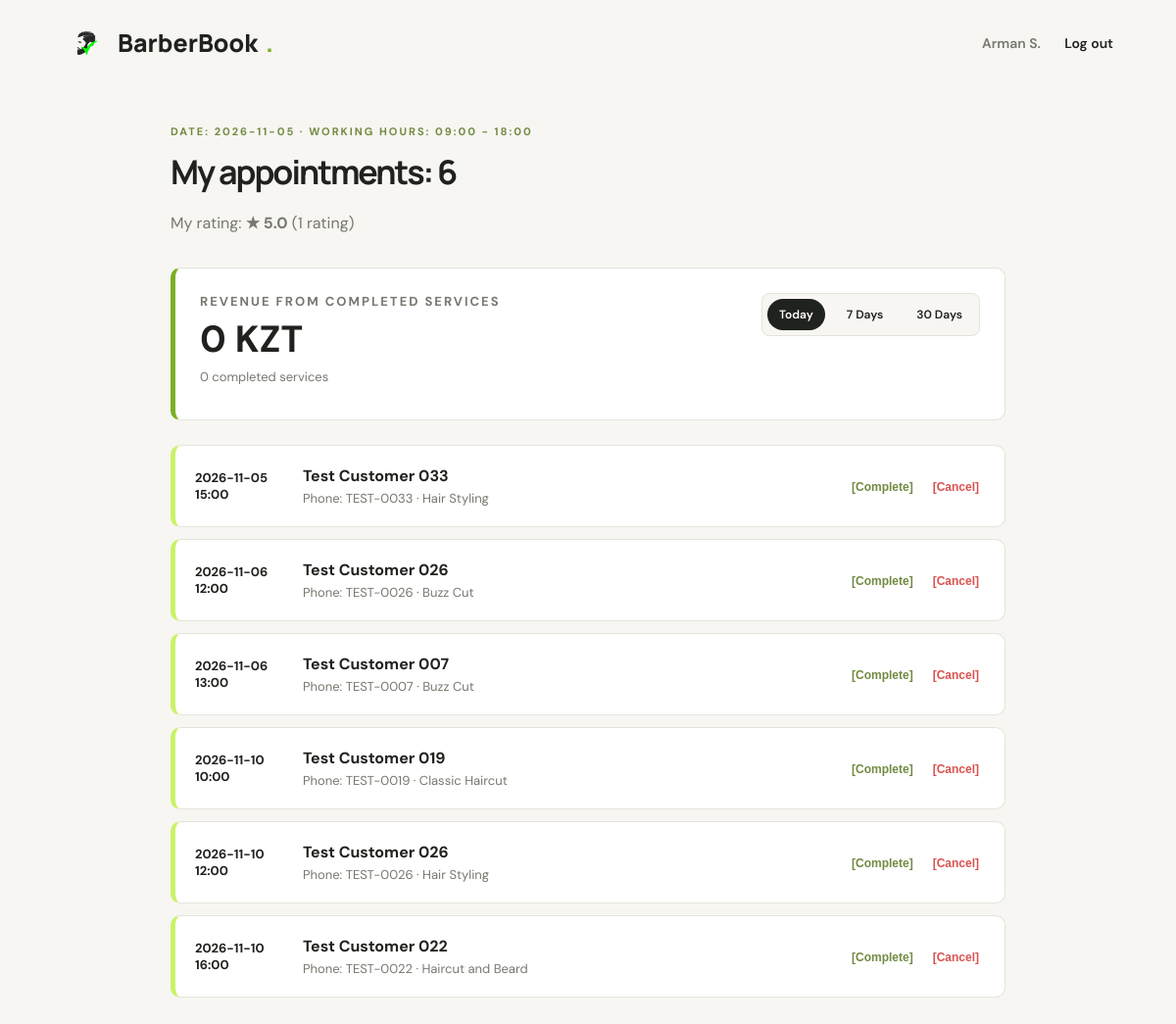
The app's page /barber (signed in) with its own data.
### tables this page shows
CREATE TABLE Barbers (
    barber_id INTEGER PRIMARY KEY AUTOINCREMENT,
    full_name TEXT NOT NULL,
    work_start TEXT NOT NULL,
    work_end TEXT NOT NULL, first_name TEXT, last_name TEXT, password_hash TEXT,
    CHECK (work_start < work_end)
);

CREATE TABLE Appointments (
    appointment_id INTEGER PRIMARY KEY AUTOINCREMENT,
    customer_id INTEGER NOT NULL,
    barber_id INTEGER NOT NULL,
    service_id INTEGER NOT NULL,
    appointment_date TEXT NOT NULL,
    appointment_time TEXT NOT NULL,
    status TEXT NOT NULL DEFAULT 'Booked'
        CHECK (status IN ('Booked', 'Completed', 'Cancelled')), break_group TEXT,

    FOREIGN KEY (customer_id)
        REFERENCES Customers(customer_id),
    FOREIGN KEY (barber_id)
        REFERENCES Barbers(barber_id),
    FOREIGN KEY (service_id)
        REFERENCES Services(service_id),

    UNIQUE (barber_id, appointment_date, appointment_time)
);

CREATE TABLE Customers (
    customer_id INTEGER PRIMARY KEY AUTOINCREMENT,
    full_name TEXT NOT NULL,
    phone TEXT NOT NULL UNIQUE
, first_name TEXT, last_name TEXT, password_hash TEXT);

CREATE TABLE Services (
    service_id INTEGER PRIMARY KEY AUTOINCREMENT,
    service_name TEXT NOT NULL UNIQUE,
    price REAL NOT NULL CHECK (price >= 0),
    duration_minutes INTEGER NOT NULL
        CHECK (duration_minutes > 0)
);

### app.py (the view)
@app.route("/barber")
@barber_required
def barber_dashboard():
    barber = current_barber()
    today_dt = datetime.now()
    today = today_dt.strftime("%Y-%m-%d")
    two_weeks_ago = (today_dt - timedelta(days=14)).strftime("%Y-%m-%d")
    time_filter = request.args.get("filter", "today")
    start_date = revenue_start(time_filter, today_dt)
    conn = get_db()
    try:
        revenue_row = conn.execute("""
            SELECT SUM(Services.price) AS total_revenue, COUNT(*) AS done_count
            FROM Appointments
            JOIN Services ON Appointments.service_id = Services.service_id
            WHERE Appointments.barber_id = ?
              AND Appointments.status = 'Completed'
              AND Appointments.appointment_date >= ?
              AND Appointments.appointment_date <= ?
        """, (barber["barber_id"], start_date, today)).fetchone()
        total_revenue = revenue_row["total_revenue"] or 0
        done_count = revenue_row["done_count"] or 0
        rating = conn.execute("""
            SELECT ROUND(AVG(rating), 1) AS avg_rating, COUNT(*) AS rating_count
            FROM BarberRatings WHERE barber_id = ?
        """, (barber["barber_id"],)).fetchone()
        appointments = conn.execute(f"""
            SELECT
                Appointments.appointment_id,
                Customers.full_name AS customer_name,
                {PHONE_FOR_DISPLAY} AS customer_phone,
                Services.service_name AS service_name,
                Appointments.appointment_date,
                Appointments.appointment_time,
                Appointments.status
            FROM Appointments
            JOIN Customers ON Appointments.customer_id = Customers.customer_id
            JOIN Services ON Appointments.service_id = Services.service_id
            WHERE Appointments.barber_id = ?
              AND Services.service_name != 'System Break'
              AND (Appointments.appointment_date >= ?
                   OR (Appointments.status = 'Booked'
                       AND Appointments.appointment_date >= ?))
            ORDER BY
                Appointments.appointment_date ASC,
                Appointments.appointment_time ASC
            LIMIT 50
        """, (barber["barber_id"], today, two_weeks_ago)).fetchall()
        time_off = get_time_off(conn, today, barber["barber_id"])
    finally:
        conn.close()
    return render_template(
        "barber.html",
        barber=barber,
        appointments=appointments,
        today=today,
        total_revenue=total_revenue,
        done_count=done_count,
        time_filter=time_filter,
        rating=rating,
        time_off=time_off
    )

### app.py (called while the page is built, shortened)
def get_db():
    if not DB_PATH.exists():
        raise FileNotFoundError(
            f"Database not found: {DB_PATH}"
        )
    conn = sqlite3.connect(DB_PATH, timeout=10)
    conn.row_factory = sqlite3.Row
    conn.execute("PRAGMA foreign_keys = ON")
    return conn

def current_barber():
    barber_id = session.get("barber_id")
    if not barber_id:
        return None
    conn = get_db()
    try:
        row = conn.execute(
            "SELECT * FROM Barbers WHERE barber_id = ?",
            (barber_id,)
        ).fetchone()
    finally:
        conn.close()
    if row is None:
        session.pop("barber_id", None)
    return row

def revenue_start(time_filter, now=None):
    now = now or datetime.now()
    if time_filter == "weekly":
        return (now - timedelta(days=7)).strftime("%Y-%m-%d")
    if time_filter == "monthly":
        return (now - timedelta(days=30)).strftime("%Y-%m-%d")
    return now.strftime("%Y-%m-%d")

@app.before_request
def auto_cleanup():
    global _last_cleanup
    if request.endpoint == 'static':
        return
    if time.time() - _last_cleanup < CLEANUP_EVERY_SECONDS:
        return

def barber_required(f):
    @wraps(f)
    def decorated_function(*args, **kwargs):
        if current_barber() is None:
            flash("Please log in as a barber to access this page.", "error")
            return redirect(url_for("welcome", tab="barber"))
        return f(*args, **kwargs)
    return decorated_function

### templates/barber.html (shortened to what this page needs)
<!DOCTYPE html>
<html lang="en">
<head>
    <link rel="stylesheet" href="{{ url_for('static', filename='style.css') }}">
</head>
<body>
    <header class="navbar">
        <a class="logo" href="/">
            <img src="{{ url_for('static', filename='barberbook_logo.png') }}" alt="BarberBook Logo" class="logo-img">
            BarberBook<span>.</span>
        </a>
        <div>
            <span class="nav-link" style="margin-right: 20px; color: var(--muted);">{{ barber.full_name }}</span>
            <a class="nav-link" href="{{ url_for('logout') }}">Log out</a>
        </div>
    </header>
    <main class="appointments-section" style="max-width: 900px; margin-top: 40px;">
        <div class="section-heading">
            <p class="eyebrow">DATE: {{ today }} · WORKING HOURS: {{ barber.work_start }} - {{ barber.work_end }}</p>
            <h2>My appointments: {{ appointments|length }}</h2>
            <p>
                {% if rating.rating_count %}
                    My rating: <strong>★ {{ rating.avg_rating }}</strong> ({{ rating.rating_count }} rating{{ '' if rating.rating_count == 1 else 's' }})
                {% else %}
                    My rating: no ratings yet
                {% endif %}
            </p>
        </div>
        <div class="appointment-card" style="margin: 0 0 25px; border-left: 5px solid #7cae26; padding: 25px; flex-direction: column; align-items: flex-start;">
            <div style="display: flex; justify-content: space-between; width: 100%; align-items: flex-start; flex-wrap: wrap; gap: 15px;">
                <div>
                    <p class="eyebrow" style="margin-top: 0;">REVENUE FROM COMPLETED SERVICES</p>
                    <h2 style="margin: 5px 0 5px 0; font-size: 38px;">{{ "%.0f"|format(total_revenue) }} KZT</h2>
                    <p style="margin: 0 0 10px;">{{ done_count }} completed service{{ '' if done_count == 1 else 's' }}</p>
                </div>
                <div style="display: flex; gap: 10px; background: var(--bg); padding: 5px; border-radius: 8px; border: 1px solid var(--line); height: fit-content;">
                    <a href="?filter=today" class="service-tag" style="text-decoration: none; font-weight: 600; color: inherit; {% if time_filter == 'today' %}background: var(--ink); color: white;{% else %}background: transparent;{% endif %}">Today</a>
                    <a href="?filter=weekly" class="service-tag" style="text-decoration: none; font-weight: 600; color: inherit; {% if time_filter == 'weekly' %}background: var(--ink); color: white;{% else %}background: transparent;{% endif %}">7 Days</a>
                    <a href="?filter=monthly" class="service-tag" style="text-decoration: none; font-weight: 600; color: inherit; {% if time_filter == 'monthly' %}background: var(--ink); color: white;{% else %}background: transparent;{% endif %}">30 Days</a>
                </div>
            </div>
        </div>
        <div class="appointments-list">
            {% for appt in appointments %}
                <article class="appointment-card" style="border-left: 5px solid {% if appt.service_name == 'System Break' %}#d9534f{% elif appt.status == 'Booked' %}#c9f269{% else %}#e5e4dc{% endif %}; {% if appt.service_name == 'System Break' %}background: #fffafa;{% endif %}">
                    <div style="display: flex; gap: 20px; align-items: center;">
                        <div style="min-width: 90px; font-weight: 700; font-size: 13px;">
                            {{ appt.appointment_date }}<br>
                            {{ appt.appointment_time }}
                        </div>
                        <div>
                            {% if appt.service_name == 'System Break' %}
                                <strong style="font-size: 16px;">Break</strong>
                                <p style="margin-top: 4px;">Blocked by the administrator</p>
                            {% else %}
                                <strong style="font-size: 16px;">{{ appt.customer_name }}</strong>
                                <p style="margin-top: 4px;">
                                    Phone: {{ appt.customer_phone or '—' }} · {{ appt.service_name }}
                                </p>
                            {% endif %}
                        </div>
                    </div>
                    <div style="display: flex; gap: 8px;">
                        {% if appt.service_name == 'System Break' %}
                            <span style="font-size: 12px; color: var(--muted); font-weight: 700;">[Break]</span>
                        {% elif appt.status == 'Booked' %}
                            <form action="{{ url_for('barber_update_status', appointment_id=appt.appointment_id) }}" method="POST">
                                <button type="submit" style="background: none; border: none; color: #718a41; font-size: 12px; font-weight: 700; cursor: pointer;">[Complete]</button>
                            </form>
                            <form action="{{ url_for('barber_update_status', appointment_id=appt.appointment_id) }}" method="POST">
                                <button type="submit" style="background: none; border: none; color: #d9534f; font-size: 12px; font-weight: 700; cursor: pointer;">[Cancel]</button>
                            </form>
                        {% else %}
                            <span style="font-size: 12px; color: var(--muted); font-weight: 700;">[{{ appt.status }}]</span>
                        {% endif %}
                    </div>
                </article>
            {% else %}
                <p>No upcoming appointments.</p>
            {% endfor %}
        </div>
    </main>
</body>
</html>

### static/style.css (style rules this page uses)
:root { --bg: #f7f6f2; --ink: #20221e; --muted: #77786f; --accent: #c9f269; --line: #e5e4dc; }
* { box-sizing: border-box; }
html { scroll-behavior: smooth; }
body { margin: 0; background: var(--bg); color: var(--ink); font-family: 'DM Sans', sans-serif; }
.navbar { max-width: 1120px; margin: auto; padding: 26px 24px; display: flex; align-items: center; justify-content: space-between; }
.logo { display: flex; align-items: center; gap: 8px; color: var(--ink); font-family: 'Manrope', sans-serif; font-weight: 800; font-size: 25px; text-decoration: none; }
.logo span { color: #7cae26; }
.logo-img { height: 32px; width: auto; }
.nav-link { color: var(--ink); text-decoration: none; font-size: 14px; font-weight: 600; }
.eyebrow { font-size: 11px; letter-spacing: 2px; font-weight: 700; color: #718a41; }
.hero h1, .section-heading h2 { font-family: 'Manrope', sans-serif; letter-spacing: -2px; }
.hero-text, .section-heading > p:last-child { color: var(--muted); line-height: 1.8; }
.booking-section, .appointments-section { max-width: 900px; margin: 0 auto 90px; padding: 0 24px; }
.section-heading { margin-bottom: 30px; }
.section-heading h2 { font-size: 34px; margin: 10px 0; }
.appointments-list { display: grid; gap: 12px; }
.appointment-card { padding: 20px; display: flex; justify-content: space-between; align-items: center; gap: 16px; border: 1px solid var(--line); background: white; border-radius: 10px; }
.appointment-card p { margin-bottom: 0; color: var(--muted); font-size: 13px; }
.service-tag { padding: 8px 12px; border-radius: 20px; background: #eef3e5; font-size: 12px; }

### records on screen
Barbers: full_name "Arman S.", work_start "09:00", work_end "18:00"
Appointments: appointment_date "2026-11-05", appointment_time "15:00", customer_name "Test Customer 033", customer_phone "TEST-0033", service_name "Hair Styling"
Appointments: appointment_date "2026-11-06", appointment_time "12:00", customer_name "Test Customer 026", customer_phone "TEST-0026", service_name "Buzz Cut"
Appointments: appointment_date "2026-11-06", appointment_time "13:00", customer_name "Test Customer 007", customer_phone "TEST-0007", service_name "Buzz Cut"
Appointments: appointment_date "2026-11-10", appointment_time "10:00", customer_name "Test Customer 019", customer_phone "TEST-0019", service_name "Classic Haircut"
Appointments: appointment_date "2026-11-10", appointment_time "12:00", customer_name "Test Customer 026", customer_phone "TEST-0026", service_name "Hair Styling"
Appointments: appointment_date "2026-11-10", appointment_time "16:00", customer_name "Test Customer 022", customer_phone "TEST-0022", service_name "Haircut and Beard"

### other values on screen
{{ appointments|length }} "6"
{{ rating.avg_rating }} "5.0"
{{ rating.rating_count }} "1"
{{ "%.0f"|format(total_revenue) }} "0"
{{ done_count }} "0"
{{ '' if done_count == 1 else 's' }} "s"
